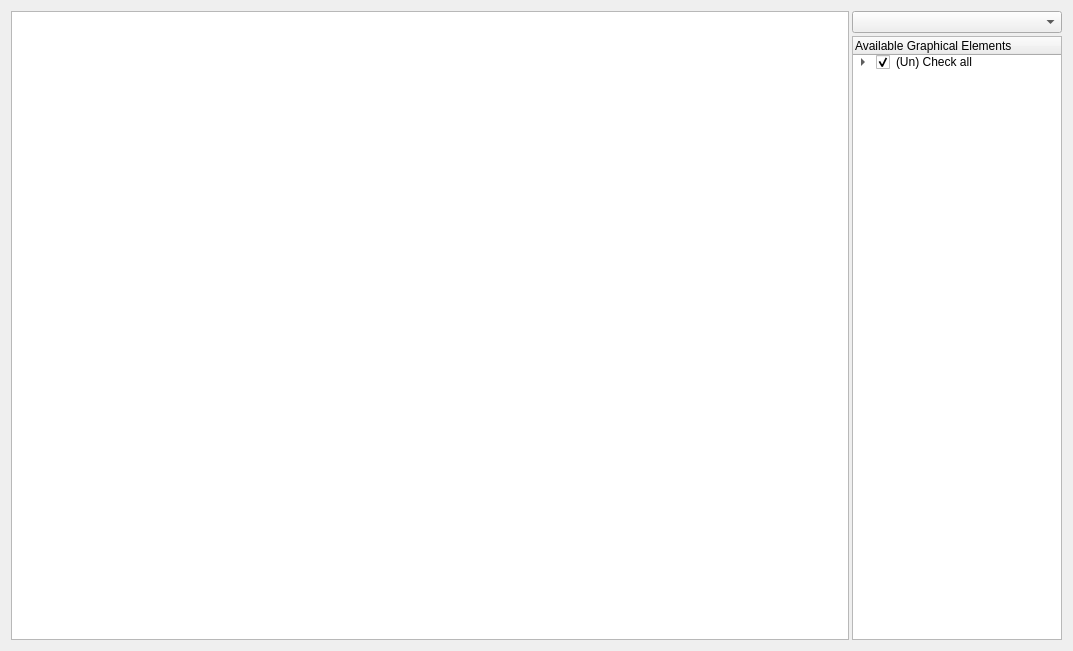
<?xml version="1.0" encoding="UTF-8"?>
<ui version="4.0">
 <class>KSonarsController</class>
 <widget class="QWidget" name="KSonarsController">
  <property name="geometry">
   <rect>
    <x>0</x>
    <y>0</y>
    <width>1073</width>
    <height>651</height>
   </rect>
  </property>
  <property name="windowTitle">
   <string>Form</string>
  </property>
  <layout class="QGridLayout" name="gridLayout">
   <item row="0" column="0">
    <layout class="QHBoxLayout" name="horizontalLayout_3" stretch="4,1">
     <property name="spacing">
      <number>3</number>
     </property>
     <item>
      <widget class="QGraphicsView" name="graphicsView"/>
     </item>
     <item>
      <layout class="QVBoxLayout" name="verticalLayout_6">
       <property name="spacing">
        <number>3</number>
       </property>
       <item>
        <widget class="QComboBox" name="SonarComboBox"/>
       </item>
       <item>
        <widget class="QTreeWidget" name="checkTree">
         <column>
          <property name="text">
           <string>Available Graphical Elements</string>
          </property>
         </column>
         <item>
          <property name="text">
           <string>(Un) Check all</string>
          </property>
          <property name="checkState">
           <enum>Checked</enum>
          </property>
          <item>
           <property name="text">
            <string>Obstacles</string>
           </property>
           <property name="checkState">
            <enum>Checked</enum>
           </property>
          </item>
          <item>
           <property name="text">
            <string>Path</string>
           </property>
           <property name="checkState">
            <enum>Checked</enum>
           </property>
          </item>
          <item>
           <property name="text">
            <string>Target Coordinates</string>
           </property>
           <property name="checkState">
            <enum>Checked</enum>
           </property>
          </item>
         </item>
        </widget>
       </item>
      </layout>
     </item>
    </layout>
   </item>
  </layout>
 </widget>
 <resources/>
 <connections/>
</ui>
